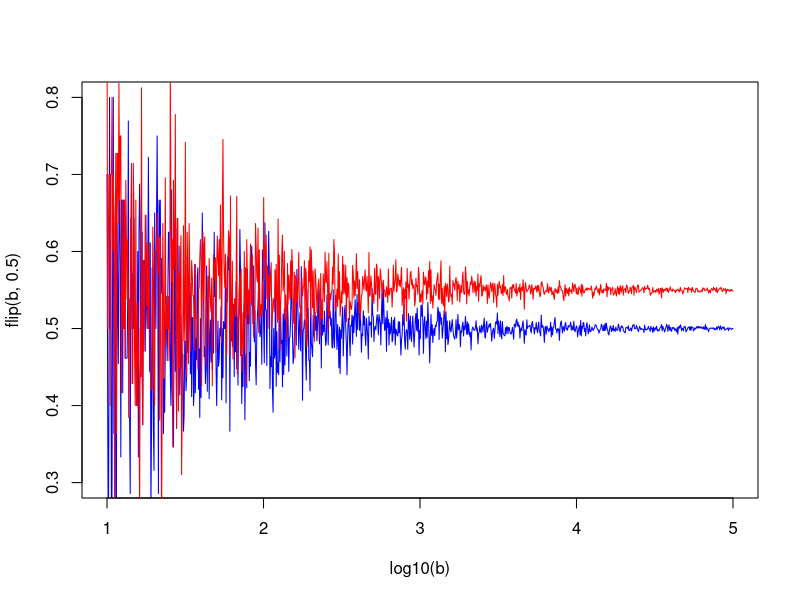
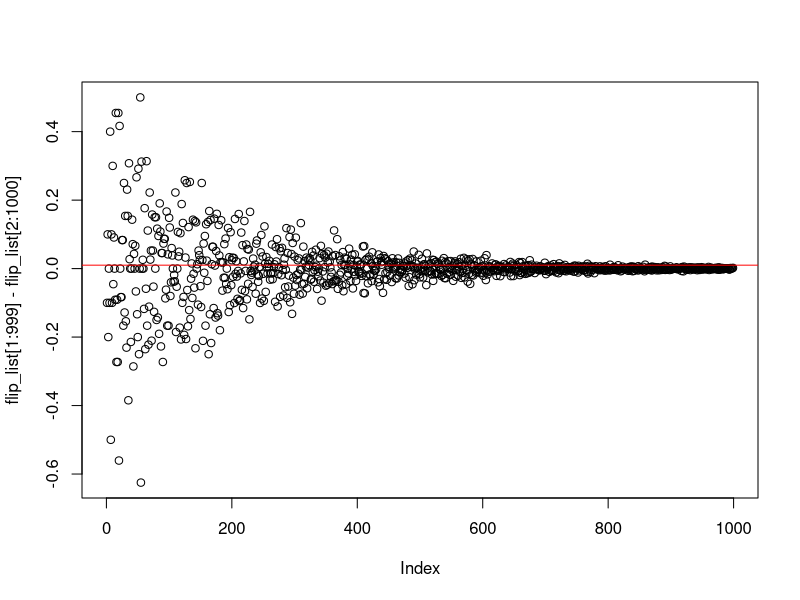

Generate these figures, in order, with R: (Note: this script raises an error after producing the figures.)
b<-10^seq(1,5,len=1000) #creates a 1000 simulations ranging frmo 10^1 to 10^5


#flip is a funciton that takes two parameters, b and x, which are the number of simulations and the probablity of the coin with a default of .5, also known as 50/50
flip <-function(b,x=.5){
  sapply(b,                   #lapply takes a vector and then applies a function with that vector
         function(b) mean(rbinom(b,1,x)))  #rbinom is a base R function that randonly generates values based on the binomial forumla
}

plot(log10(b),flip(b,.5),type='l',col='blue',ylim = c(.3,.8))  #plot will create a graph with log10(b) as the x axes and then pots the result of the flip() function above
lines(log10(b),flip(b,.55),type='l',col='red')  #lines is like plot, but instead of creating a new plot, it overlays over top of the current plot

flip_list<-flip(b,.5)

plot(flip_list[1:999]-flip_list[2:1000])
abline(h=.01, col='red')


fair_coin<-flip(b,.5)
unfair_coin<-flip(b,.6)
df<-data.frame(fair_coin,unfair_coin)

p<-ggplot(data=df,aes(x=log10(b),y=fair_coin))+geom_line() #makes first graph, saves to 'p'

p+ geom_line(aes(x=log10(b),y=unfair_coin,col='red')) #adds new graph to 'p'





rbinom(10,10,.5) # 10 is the number of observations while '1' is the number of trials. So, if this were 10 as well, there would a sum of 'successes' that were less than 10
dbinom(3,10,.5)  # this determines the density,  aka probability of exact outcome, so x= 3 heads out of 10, is not the cumulative 0-3 but exactly 3 for example. for cumulative, use pbinom, or sum dbinom:
sum(dbinom(3,10,.5),dbinom(2,10,.5),dbinom(1,10,.5),dbinom(0,10,.5))
pbinom(3,10,.5)




#coin_flip() does the flipping, two styles, by thumb is standard

coin_flip<-function(type = .5, bias = .1){
  rbinom(1,1,type+bias)
}
mean(replicate(100,coin_flip()))

#coin will be either unbiased or biased.  

Bag_of_coins<- c(rep(.5,9),.6) #lists 9 fair coins, one biased coin at .6
sample<-sample(Bag_of_coins,5,replace = F) #picks 5 coins randomly from bag
coin_flip(type=sample,bias=0)


#expected value
x<-c(1,2,3,4,5,6) # single dice
probability<-(c(rep(1/7,5),.2857143)) #probabilty that the dice is loaded for 6
  hist(replicate(1000,sample(x,1,replace = T,prob=probability)))
  

  x<-c(0,1) # single coin, 0=Tails
  probability<-c(.5,.5) #probabilty that the coin is fair = .5
  mean(replicate(1000,sample(x,1,replace = T,prob=probability)))
  
#simulation game
  
  
  
  
  #establish players, beginning money
  #player_stash <- 10
  
  #flip game
  # 1. bet_options<-c(1,2,3)
  #2. n<-2 #number of players
  #3 determine pot?  unnecessary
  #4 determine winner or loser
  #     person who flips calls h/t
  #    rbinom(1,1,.5)
  #   if call - bet =0, then caller wins
  # if call - bet  != 0 then non caller wins
  # winner has their stash += bet
  # loser has tehir stash reduced -= bet
  
  
  
  #sample from 